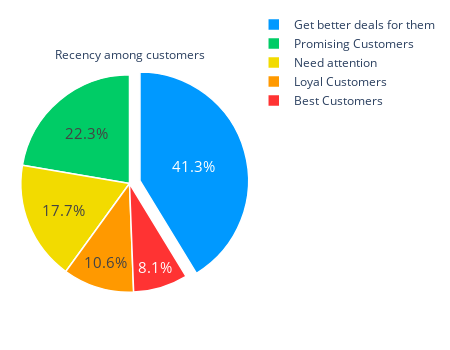

Notebook code cell kept with this figure:
### Code cell
labels = df_rfm['Customer_type']
values = df_rfm['RecencyMean']
colors = ['#FF3333', '#0099FF', '#FF9900', '#F2DB00','#00CC66']

fig = go.Figure(data=[go.Pie(labels=labels, values=values, pull=[0, 0.1, 0, 0,0])])
fig.update_traces( title="Recency among customers",hoverinfo='label+percent', textfont_size=15,
                  marker=dict(colors=colors, line=dict(color='white', width=1.5)))

fig.update_layout(autosize=False,width=450,height=350,margin=dict(l=10,r=10,b=10,t=10,pad=4),
   )
fig.show()

### Figure 1 — Plotly figure (JSON) as saved in the notebook; plotly's stock layout.template omitted (floating-point values rounded to 4 significant figures)
{"data": [{"hoverinfo": "label+percent", "labels": ["Best Customers", "Get better deals for them", "Loyal Customers", "Need attention", "Promising Customers"], "marker": {"colors": ["#FF3333", "#0099FF", "#FF9900", "#F2DB00", "#00CC66"], "line": {"color": "white", "width": 1.5}}, "pull": [0, 0.1, 0, 0, 0], "textfont": {"size": 15}, "title": {"text": "Recency among customers"}, "type": "pie", "values": [46.7, 238, 61, 102, 128.7]}], "layout": {"autosize": false, "height": 350, "margin": {"b": 10, "l": 10, "pad": 4, "r": 10, "t": 10}, "width": 450}}
